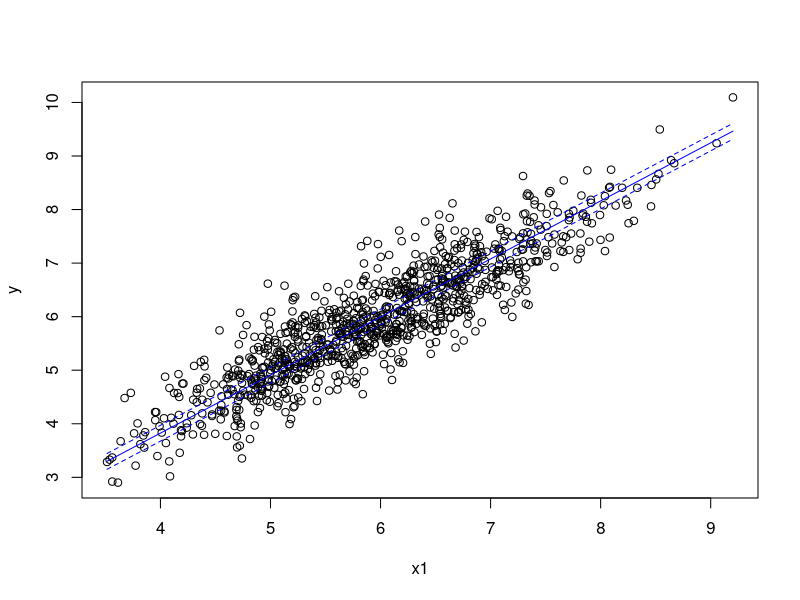
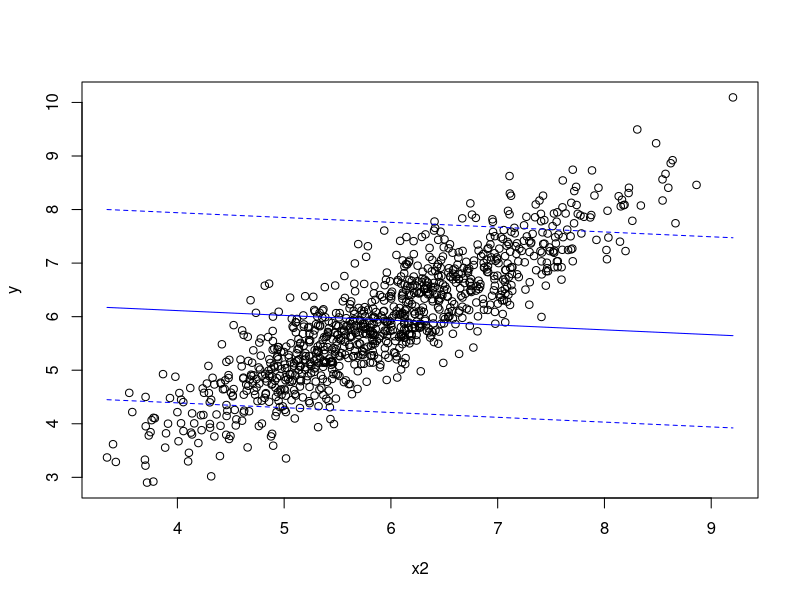
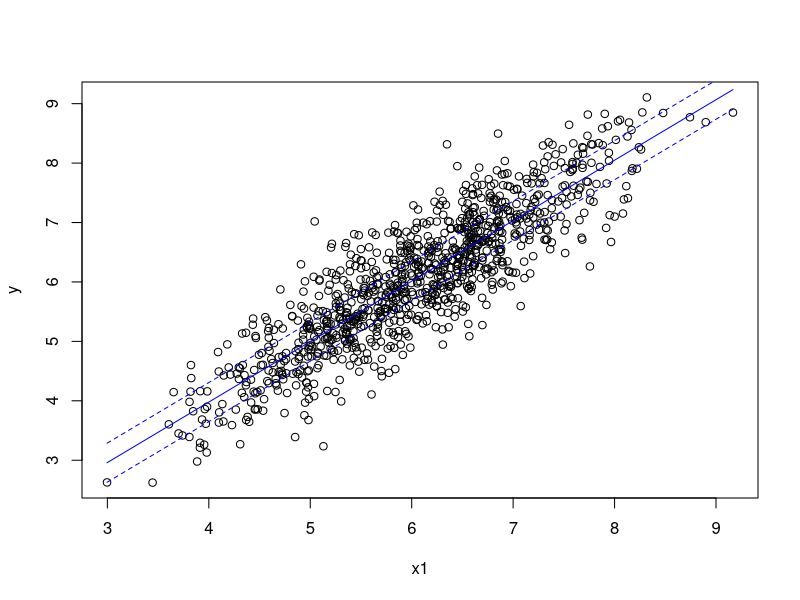
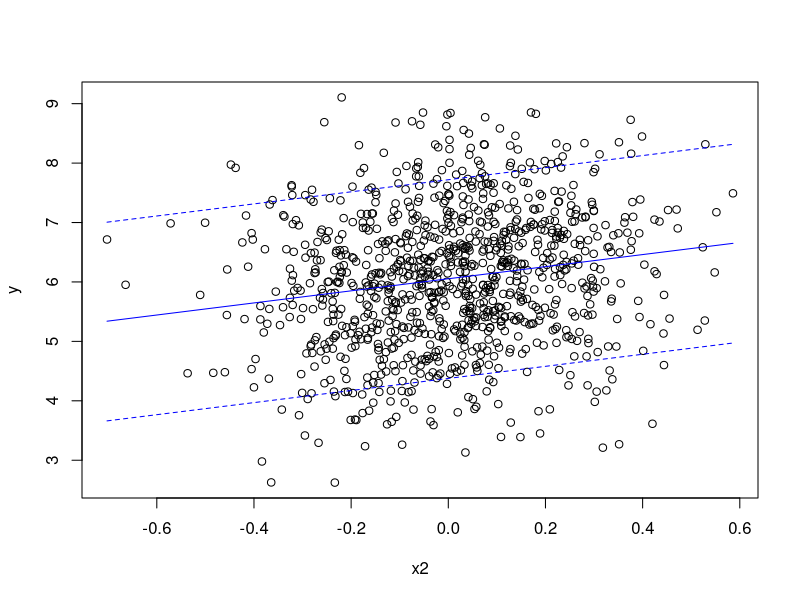

These figures' R source, in order:
###########################################
# Linear regression y~x1+x2 in two cases: #
# 1/ x1 and x2 are highly correlated      #
# 2/ x1 and x2 are not correlated         #
# (2016/04/14)                            #
###########################################

#############################################################
# 1/ Linear regression when x1 and x2 are highly correlated #
#############################################################
# We have 2 variables x1 and x2, and we predict y with a linear regression.
# - x1 and x2 each explains y well,
# - x1 explains y better than x2 can do,
# - x1 and x2 are highly correlated.
#
# Consequences after linear regression:
# - x2 will be hidden by x1.
# In particular, using fitted function f to predict y from x2 only will give
# bad results (i.e. to do estimated_new_y = f(mean(training_x1), new_x2)).
# This is done for example when x1 is a missing value.

##
# Model
##
## Sample data
N = 1000
x1 = rnorm(N,6)
x2 = x1 + rnorm(N,0, 0.2)
y = x1 + rnorm(N,0,0.5)

## Linear model
reg = lm(y ~ x1+x2)
summary(reg) # x2 is hidden by x1

##
# y as a function of x1
##
plot(x1, y)
# We assume that new data is (x1, x2) with x2 = NA, 
# so we replace x2 with mean(training_x2)
# Conclusion: All is working well, because we do not really need x2 
# in our model
x1_new = seq(from = min(x1), to = max(x1), length.out = N) 
x2_new_q5 = rep(quantile(x2, 0.05), N)
x2_new = rep(mean(x2), N)
x2_new_q95 = rep(quantile(x2, 0.95), N)

predictions = predict(reg, data.frame(x1 = x1_new, x2 = x2_new))
lines(x1_new, predictions, type="l", col = "blue")

predictions = predict(reg, data.frame(x1 = x1_new, x2 = x2_new_q5))
lines(x1_new, predictions, type="l", col = "blue", lty = 2)

predictions = predict(reg, data.frame(x1 = x1_new, x2 = x2_new_q95))
lines(x1_new, predictions, type="l", col = "blue", lty = 2)

##
# y as a function of x2
##
plot(x2, y)
# We assume that new data is (x1, x2) with x1 = NA, 
# so we replace x1 with mean(training_x1)
# Conclusion: Nothing is working, because our model do not use any information
# from x2, it only get information through x1.
x2_new = seq(from = min(x2), to = max(x2), length.out = N) 
x1_new_q5 = rep(quantile(x1, 0.05), N)
x1_new = rep(mean(x1), N)
x1_new_q95 = rep(quantile(x1, 0.95), N)

predictions = predict(reg, data.frame(x1 = x1_new, x2 = x2_new))
lines(x2_new, predictions, type="l", col = "blue")

predictions = predict(reg, data.frame(x1 = x1_new_q5, x2 = x2_new))
lines(x2_new, predictions, type="l", col = "blue", lty = 2)

predictions = predict(reg, data.frame(x1 = x1_new_q95, x2 = x2_new))
lines(x2_new, predictions, type="l", col = "blue", lty = 2)

##########################################################
# 2/ Linear regression when x1 and x2 are not correlated #
##########################################################
# In this case, it works as expected, no problem to replace missing x1 by NA,
# or missing x2 by NA.

##
# Model
##
## Sample data
N = 1000
x1 = rnorm(N,6)
x2 = rnorm(N,0, 0.2)
y = x1 + x2 + rnorm(N,0,0.5)

## Linear model
reg = lm(y ~ x1+x2)
summary(reg)

##
# y as a function of x1
##
plot(x1, y)
x1_new = seq(from = min(x1), to = max(x1), length.out = N) 
x2_new_q5 = rep(quantile(x2, 0.05), N)
x2_new = rep(mean(x2), N)
x2_new_q95 = rep(quantile(x2, 0.95), N)

predictions = predict(reg, data.frame(x1 = x1_new, x2 = x2_new))
lines(x1_new, predictions, type="l", col = "blue")

predictions = predict(reg, data.frame(x1 = x1_new, x2 = x2_new_q5))
lines(x1_new, predictions, type="l", col = "blue", lty = 2)

predictions = predict(reg, data.frame(x1 = x1_new, x2 = x2_new_q95))
lines(x1_new, predictions, type="l", col = "blue", lty = 2)

##
# y as a function of x2
##
plot(x2, y)
x2_new = seq(from = min(x2), to = max(x2), length.out = N) 
x1_new_q5 = rep(quantile(x1, 0.05), N)
x1_new = rep(mean(x1), N)
x1_new_q95 = rep(quantile(x1, 0.95), N)

predictions = predict(reg, data.frame(x1 = x1_new, x2 = x2_new))
lines(x2_new, predictions, type="l", col = "blue")

predictions = predict(reg, data.frame(x1 = x1_new_q5, x2 = x2_new))
lines(x2_new, predictions, type="l", col = "blue", lty = 2)

predictions = predict(reg, data.frame(x1 = x1_new_q95, x2 = x2_new))
lines(x2_new, predictions, type="l", col = "blue", lty = 2)
